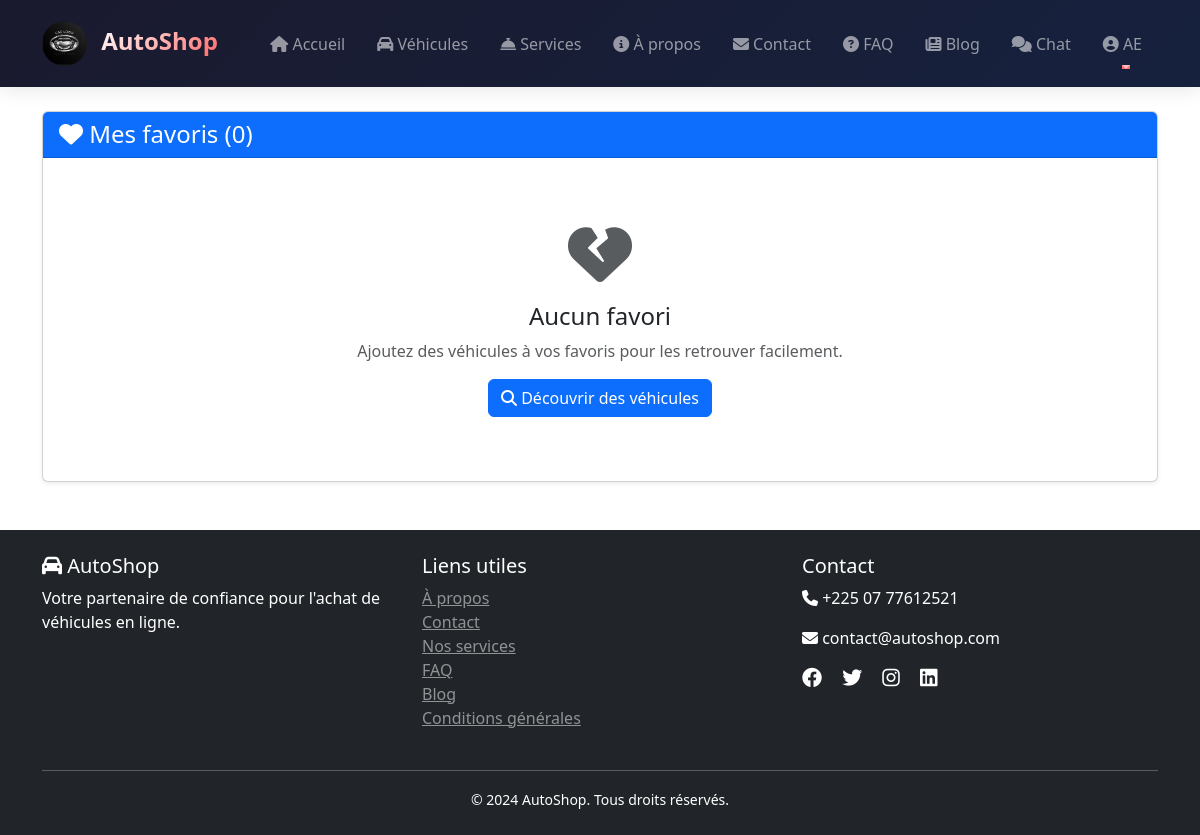
Before: /favorites/list/ (signed in) with the older database file.
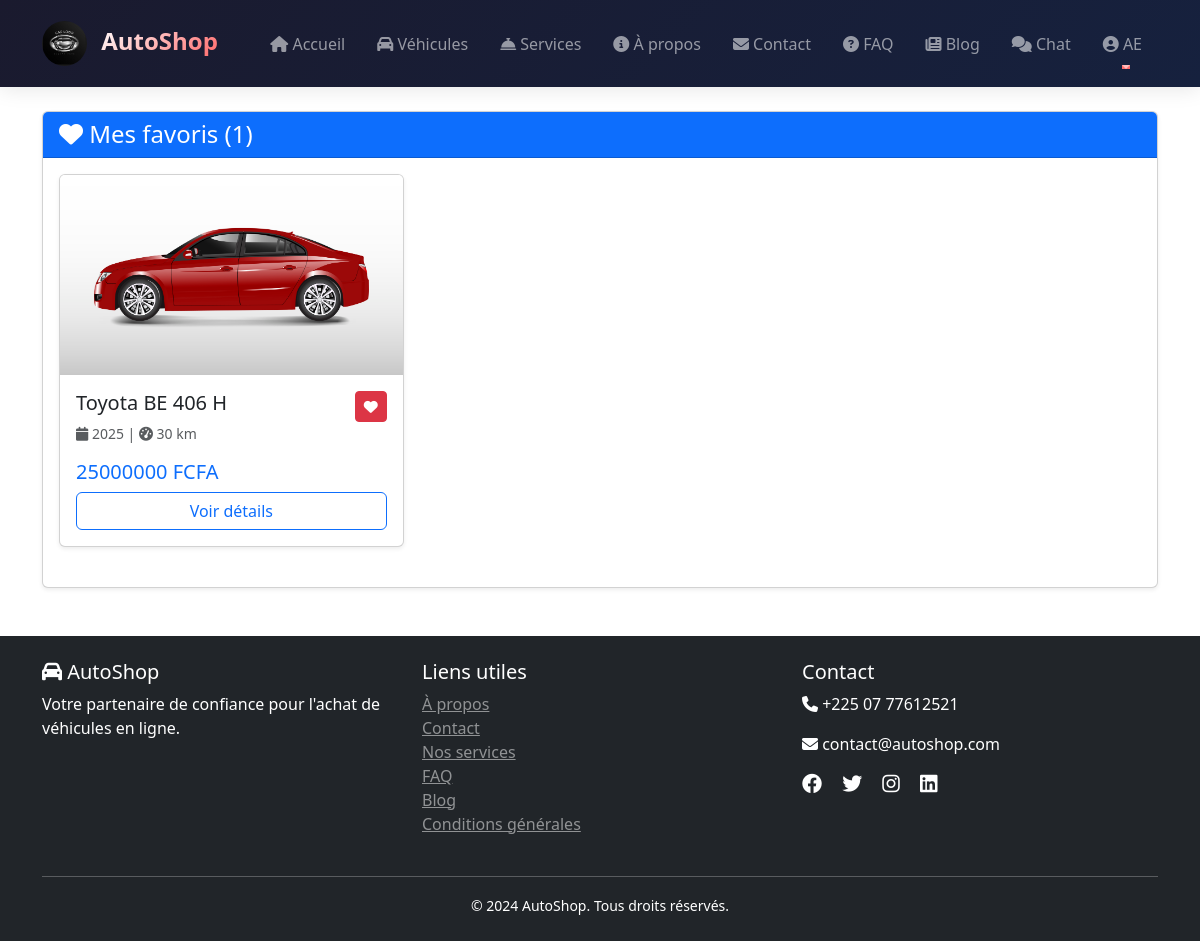
After: the same page with the newer database file.
### favorites/models.py (models this page shows, shortened)
class Favorite(models.Model):
    user = models.ForeignKey(User, on_delete=models.CASCADE, related_name='favorites')
    vehicle = models.ForeignKey(Vehicle, on_delete=models.CASCADE, related_name='favorited_by')
    created_at = models.DateTimeField(auto_now_add=True)
    class Meta:
        unique_together = ['user', 'vehicle']
        ordering = ['-created_at']

### vehicles/models.py (models this page shows, shortened)
class Vehicle(models.Model):
    FUEL_TYPES = [
        ('ESSENCE', 'Essence'),
        ('DIESEL', 'Diesel'),
        ('ELECTRIQUE', 'Électrique'),
        ('HYBRIDE', 'Hybride'),
    ]
    TRANSMISSION_TYPES = [
        ('MANUAL', 'Manuelle'),
        ('AUTOMATIC', 'Automatique'),
    ]
    CONDITION_TYPES = [
        ('NEW', 'Neuf'),
        ('USED', 'Occasion'),
    ]
    brand = models.ForeignKey(Brand, on_delete=models.CASCADE, related_name='vehicles')
    model = models.CharField(max_length=100)
    year = models.IntegerField()
    price = models.DecimalField(max_digits=12, decimal_places=2)
    mileage = models.IntegerField(help_text="Kilométrage", null=True, blank=True)
    fuel_type = models.CharField(max_length=20, choices=FUEL_TYPES)
    transmission = models.CharField(max_length=20, choices=TRANSMISSION_TYPES)
    condition = models.CharField(max_length=20, choices=CONDITION_TYPES, default='USED')
    color = models.CharField(max_length=50)
    description = models.TextField()
    features = models.TextField(help_text="Caractéristiques séparées par des virgules")
    images = models.ImageField(upload_to='vehicles/', null=True, blank=True)
    is_available = models.BooleanField(default=True)
    created_at = models.DateTimeField(auto_now_add=True)
    updated_at = models.DateTimeField(auto_now=True)
    class Meta:
        ordering = ['-created_at']

class Brand(models.Model):
    name = models.CharField(max_length=100)
    logo = models.ImageField(upload_to='brands/', null=True, blank=True)
    country = models.CharField(max_length=100)
    class Meta:
        ordering = ['name']

### favorites/views.py (the view)
# urls.py: path('list/', views.favorite_list, name='favorite_list'),
@login_required
def favorite_list(request):
    favorites = Favorite.objects.filter(user=request.user)
    return render(request, 'favorites/favorite_list.html', {'favorites': favorites})

### favorites/templates/favorites/favorite_list.html (shortened to what this page needs)
{% extends 'base.html' %}
{% load static %}
{% block content %}
<div class="container">
    <div class="card shadow-sm">
        <div class="card-header bg-primary text-white">
            <h4 class="mb-0">
                <i class="fas fa-heart"></i> Mes favoris ({{ favorites.count }})
            </h4>
        </div>
        <div class="card-body">
            {% if favorites %}
                <div class="row">
                    {% for favorite in favorites %}
                        <div class="col-md-6 col-lg-4 mb-4">
                            <div class="card h-100 shadow-sm vehicle-card">
                                {% if favorite.vehicle.images %}
                                    <img src="{{ favorite.vehicle.images.url }}" class="card-img-top"
                                         alt="{{ favorite.vehicle.brand.name }} {{ favorite.vehicle.model }}"
                                         style="height: 200px; object-fit: cover;">
                                {% else %}
                                    <div class="card-img-top bg-secondary d-flex align-items-center justify-content-center"
                                         style="height: 200px;">
                                        <i class="fas fa-car fa-4x text-white"></i>
                                    </div>
                                {% endif %}
                                <div class="card-body">
                                    <div class="d-flex justify-content-between align-items-start">
                                        <h5 class="card-title">
                                            {{ favorite.vehicle.brand.name }} {{ favorite.vehicle.model }}
                                        </h5>
                                        <button class="btn btn-sm btn-danger favorite-btn"
                                                data-vehicle-id="{{ favorite.vehicle.id }}">
                                            <i class="fas fa-heart"></i>
                                        </button>
                                    </div>
                                    <p class="text-muted small">
                                        <i class="fas fa-calendar"></i> {{ favorite.vehicle.year }} |
                                        <i class="fas fa-tachometer-alt"></i>
                                        {% if favorite.vehicle.mileage %}
                                            {{ favorite.vehicle.mileage }} km
                                        {% else %}
                                            Neuf
                                        {% endif %}
                                    </p>
                                    <h5 class="text-primary">{{ favorite.vehicle.price|floatformat:0 }} FCFA</h5>
                                    <div class="d-grid gap-2">
                                        <a href="{% url 'vehicle_detail' favorite.vehicle.id %}"
                                           class="btn btn-outline-primary">
                                            Voir détails
                                        </a>
                                    </div>
                                </div>
                            </div>
                        </div>
                    {% endfor %}
                </div>
            {% else %}
                <div class="text-center py-5">
                    <i class="fas fa-heart-broken fa-4x text-muted mb-3"></i>
                    <h4>Aucun favori</h4>
                    <p class="text-muted">Ajoutez des véhicules à vos favoris pour les retrouver facilement.</p>
                    <a href="{% url 'vehicle_list' %}" class="btn btn-primary">
                        <i class="fas fa-search"></i> Découvrir des véhicules
                    </a>
                </div>
            {% endif %}
        </div>
    </div>
</div>
{% endblock %}

### vehicles/templates/base.html (shortened to what this page needs)
{% load static %}
<!DOCTYPE html>
<html lang="fr">
<head>
    <link href="https://cdn.jsdelivr.net/npm/bootstrap@5.3.0/dist/css/bootstrap.min.css" rel="stylesheet">
    <link rel="stylesheet" href="https://cdnjs.cloudflare.com/ajax/libs/font-awesome/6.4.0/css/all.min.css">
</head>
<body>
    <nav class="navbar navbar-expand-lg navbar-dark">
        <div class="container">
            <a class="navbar-brand" href="{% url 'home' %}">
                <div style="display: inline-block;">
                    <img src="{% static 'images/logo.png' %}"
                         alt="AutoShop Logo"
                         height="45"
                         width="45"
                         style="border-radius: 50%; object-fit: cover;">
                </div>
                <span class="ms-2" style="font-weight: 700; background: linear-gradient(135deg, #fff 0%, #ff6b6b 100%); -webkit-background-clip: text; -webkit-text-fill-color: transparent;">
                    AutoShop
                </span>
            </a>
<div class="collapse navbar-collapse" id="navbarNav">
    <ul class="navbar-nav ms-auto">
        <li class="nav-item">
            <a class="nav-link {% if request.path == '/' %}active{% endif %}" href="{% url 'home' %}">
                <i class="fas fa-home"></i> Accueil
            </a>
        </li>
        <li class="nav-item">
            <a class="nav-link {% if 'vehicles' in request.path %}active{% endif %}" href="{% url 'vehicle_list' %}">
                <i class="fas fa-car"></i> Véhicules
            </a>
        </li>
        <li class="nav-item">
            <a class="nav-link {% if 'services' in request.path %}active{% endif %}" href="{% url 'services' %}">
                <i class="fas fa-concierge-bell"></i> Services
            </a>
        </li>
        <li class="nav-item">
            <a class="nav-link {% if 'about' in request.path %}active{% endif %}" href="{% url 'about' %}">
                <i class="fas fa-info-circle"></i> À propos
            </a>
        </li>
        <li class="nav-item">
            <a class="nav-link {% if 'contact' in request.path %}active{% endif %}" href="{% url 'contact' %}">
                <i class="fas fa-envelope"></i> Contact
            </a>
        </li>
        <li class="nav-item">
            <a class="nav-link {% if 'faq' in request.path %}active{% endif %}" href="{% url 'faq' %}">
                <i class="fas fa-question-circle"></i> FAQ
            </a>
        </li>
        <li class="nav-item">
            <a class="nav-link {% if 'blog' in request.path %}active{% endif %}" href="{% url 'blog_home' %}">
                <i class="fas fa-newspaper"></i> Blog
            </a>
        </li>
        <li class="nav-item">
            <a class="nav-link {% if 'chat' in request.path %}active{% endif %}" href="{% url 'chat_room' room_name='support' %}">
                <i class="fas fa-comments"></i> Chat
            </a>
        </li>
        {% if user.is_authenticated %}
            <li class="nav-item dropdown">
                <a class="nav-link dropdown-toggle" href="#" data-bs-toggle="dropdown">
                    <i class="fas fa-user-circle"></i> {{ user.username }}
                </a>
            </li>
        {% endif %}
    </ul>
</div>
    </nav>
    <main class="container-fluid mt-4">
        {% block content %}{% endblock %}
    </main>
    <footer class="bg-dark text-white mt-5 py-4">
        <div class="container">
            <div class="row">
                <div class="col-md-4">
                    <h5><i class="fas fa-car"></i> AutoShop</h5>
                    <p>Votre partenaire de confiance pour l'achat de véhicules en ligne.</p>
                </div>
                <div class="col-md-4">
                    <h5>Liens utiles</h5>
                    <ul class="list-unstyled">
                        <li><a href="{% url 'about' %}" class="text-white-50">À propos</a></li>
                        <li><a href="{% url 'contact' %}" class="text-white-50">Contact</a></li>
                        <li><a href="{% url 'services' %}" class="text-white-50">Nos services</a></li>
                        <li><a href="{% url 'faq' %}" class="text-white-50">FAQ</a></li>
                        <li><a href="{% url 'blog_home' %}" class="text-white-50">Blog</a></li>
                        <li><a href="#" class="text-white-50">Conditions générales</a></li>
                    </ul>
                </div>
                <div class="col-md-4">
                    <h5>Contact</h5>
                    <p><i class="fas fa-phone"></i> +225 07 77612521</p>
                    <p><i class="fas fa-envelope"></i> contact@autoshop.com</p>
                    <div class="social-links mt-3">
                        <a href="#" class="text-white me-3"><i class="fab fa-facebook fa-lg"></i></a>
                        <a href="#" class="text-white me-3"><i class="fab fa-twitter fa-lg"></i></a>
                        <a href="#" class="text-white me-3"><i class="fab fa-instagram fa-lg"></i></a>
                        <a href="#" class="text-white"><i class="fab fa-linkedin fa-lg"></i></a>
                    </div>
                </div>
            </div>
            <hr class="mt-4">
            <div class="text-center">
                <small>&copy; 2024 AutoShop. Tous droits réservés.</small>
            </div>
        </div>
    </footer>
</body>
</html>

### vehicles/templates/base.html (style rules this page uses)
.navbar { background: linear-gradient(135deg, #1a1a2e 0%, #16213e 100%) !important; box-shadow: 0 2px 20px rgba(0,0,0,0.1); padding: 1rem 0; }
.navbar-brand { font-weight: 700; font-size: 1.5rem; transition: transform 0.3s; }
.nav-link { font-weight: 500; margin: 0 0.5rem; transition: all 0.3s; position: relative; }
.nav-link::after { content: ''; position: absolute; bottom: -5px; left: 50%; width: 0; height: 2px; background: #ff6b6b; transition: all 0.3s; transform: translateX(-50%); }

### favorites/templates/favorites/favorite_list.html (style rules this page uses)
.vehicle-card { transition: transform 0.3s; }
.favorite-btn { transition: all 0.3s; }

Changed rows visible on the page:
added Favorite: vehicle.images (picture), vehicle.brand.name "Toyota", vehicle.model "BE 406 H", vehicle.year "2025", vehicle.mileage "30", vehicle.price "25000000"
Other visible differences:
{{ favorites.count }}: "0" → "1"
text no longer shown: "Aucun favori Ajoutez des véhicules à vos favoris pour les retrouver facilement. Découvrir des véhicules"
